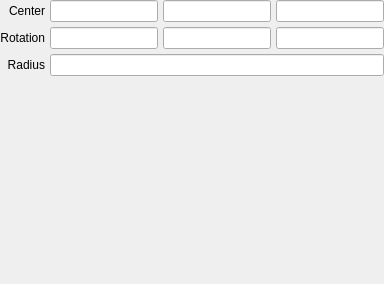
         <widget class="QWidget" name="figure_8_klein">
          <layout class="QGridLayout" name="gridLayout_40">
           <property name="margin">
            <number>0</number>
           </property>
           <property name="spacing">
            <number>5</number>
           </property>
           <item row="0" column="1">
            <widget class="LineEdit" name="lineedit_figure_8_klein_translation_x"/>
           </item>
           <item row="0" column="3">
            <widget class="LineEdit" name="lineedit_figure_8_klein_translation_z"/>
           </item>
           <item row="0" column="2">
            <widget class="LineEdit" name="lineedit_figure_8_klein_translation_y"/>
           </item>
           <item row="0" column="0">
            <widget class="QLabel" name="label_89">
             <property name="text">
              <string>Center</string>
             </property>
             <property name="alignment">
              <set>Qt::AlignRight|Qt::AlignTrailing|Qt::AlignVCenter</set>
             </property>
            </widget>
           </item>
           <item row="1" column="0">
            <widget class="QLabel" name="label_90">
             <property name="text">
              <string>Rotation</string>
             </property>
             <property name="alignment">
              <set>Qt::AlignRight|Qt::AlignTrailing|Qt::AlignVCenter</set>
             </property>
            </widget>
           </item>
           <item row="1" column="2">
            <widget class="LineEdit" name="lineedit_figure_8_klein_rotation_y"/>
           </item>
           <item row="3" column="0">
            <spacer name="verticalSpacer_33">
             <property name="orientation">
              <enum>Qt::Vertical</enum>
             </property>
             <property name="sizeHint" stdset="0">
              <size>
               <width>20</width>
               <height>208</height>
              </size>
             </property>
            </spacer>
           </item>
           <item row="1" column="1">
            <widget class="LineEdit" name="lineedit_figure_8_klein_rotation_x"/>
           </item>
           <item row="1" column="3">
            <widget class="LineEdit" name="lineedit_figure_8_klein_rotation_z"/>
           </item>
           <item row="2" column="0">
            <widget class="QLabel" name="label_91">
             <property name="text">
              <string>Radius</string>
             </property>
             <property name="alignment">
              <set>Qt::AlignRight|Qt::AlignTrailing|Qt::AlignVCenter</set>
             </property>
            </widget>
           </item>
           <item row="2" column="1" colspan="3">
            <widget class="LineEdit" name="lineedit_figure_8_klein_radius"/>
           </item>
          </layout>
         </widget>
